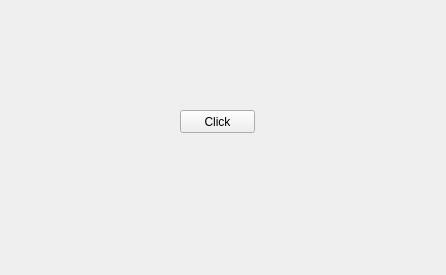
<?xml version="1.0" encoding="UTF-8"?>
<ui version="4.0">
 <class>Widget</class>
 <widget class="QWidget" name="Widget">
  <property name="geometry">
   <rect>
    <x>0</x>
    <y>0</y>
    <width>446</width>
    <height>275</height>
   </rect>
  </property>
  <property name="windowTitle">
   <string>Widget</string>
  </property>
  <widget class="QPushButton" name="pushButton">
   <property name="geometry">
    <rect>
     <x>180</x>
     <y>110</y>
     <width>75</width>
     <height>23</height>
    </rect>
   </property>
   <property name="text">
    <string>Click</string>
   </property>
  </widget>
 </widget>
 <resources/>
 <connections/>
</ui>
